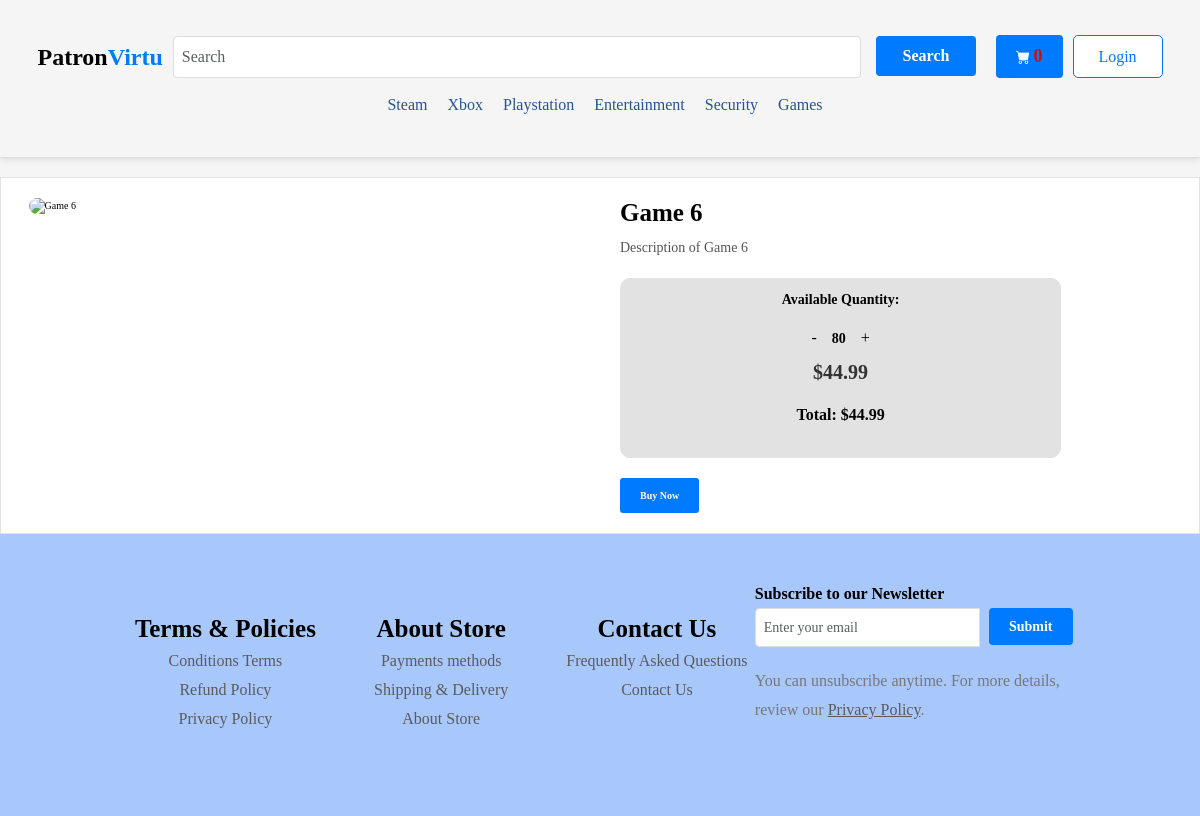
Page /products/productdetails.php?id=7 on the committed database.
### tables this page shows
CREATE TABLE `products` (
  `product_id` int(11) NOT NULL,
  `product_name` varchar(255) NOT NULL,
  `price` decimal(10,2) NOT NULL,
  `discount` decimal(10,2) DEFAULT NULL,
  `description` text DEFAULT NULL,
  `quantity` int(11) DEFAULT NULL,
  `category` varchar(50) DEFAULT NULL,
  `image` longblob DEFAULT NULL
);

### products/productDetails.php (the view, shortened to what this page needs)
<!DOCTYPE html>
<html lang="en">
<head>
    <link rel="stylesheet" href="https://cdn.jsdelivr.net/npm/bootstrap@5.3.0/dist/css/bootstrap.min.css">
    <link rel="stylesheet" href="https://cdnjs.cloudflare.com/ajax/libs/font-awesome/6.4.0/css/all.min.css">
    <link rel="stylesheet" href="newhome.css">
</head>
<body>
<?php
            include 'header.php';
        ?>
    <div class="product-details">
        <?php
        require_once 'connection.php';
        if (isset($_GET['id'])) {
            $product_id = $_GET['id'];
            $sql = "SELECT * FROM products WHERE product_id = '$product_id'";
            $result = $conn->query($sql);
            if ($result->num_rows > 0) {
                $row = $result->fetch_assoc();
                ?>
                <div class="container">
                    <div class="image">
                        <img src="<?php echo $row['image']; ?>" alt="<?php echo $row['product_name']; ?>">
                    </div>
                    <div class="caption">
                        <h1><?php echo $row['product_name']; ?></h1>
                        <div class="description"><?php echo $row['description']; ?></div>
                        <div class="quantity-container">
                            <div class="quantity-label">Available Quantity:</div>
                            <div class="quantity-buttons">
                                <button class="decrement" data-id="<?php echo $row['product_id']; ?>">-</button>
                                <div class="quantity-value"><?php echo $row['quantity']; ?></div>
                                <button class="increment" data-id="<?php echo $row['product_id']; ?>">+</button>
                            </div>
                            <div class="price">$<?php echo $row['price']; ?></div>
                        <div class="total-price">Total: $<span class="total-price-value"><?php echo $row['price']; ?></span></div>
                        </div>
                        <button class="buy-now-button" data-id="<?php echo $row['product_id']; ?>">Buy Now</button>
                    </div>
                </div>
                <?php
            } else {
                echo "<p class='text-center'>Product not found.</p>";
            }
        } else {
            echo "<p class='text-center'>Invalid product ID.</p>";
        }
        ?>
    </div>
    <?php    include 'footer.php'; ?>
</body>
</html>

### products/newhome.css (style rules this page uses)
* { padding: 0; margin: 0; box-sizing: border-box; font-family: Cambria, Cochin, Georgia, Times, 'Times New Roman', serif; color: black; }
body { background-color: #F5F5F5; }
html { font-size: 62.5%; }

### products/style.css (style rules this page uses)
* { padding: 0; margin: 0; box-sizing: border-box; font-family: Cambria, Cochin, Georgia, Times, 'Times New Roman', serif; color: black; }
html { font-size: 62.5%; }

### products/footer.css (style rules this page uses)
.container { max-width: 1200px; margin: 0 auto; }

### products/productDetails.php (style rules this page uses)
.container { display: flex; flex-direction: row; margin: 0 ; justify-content: space-between; }
.product-details { margin: 0 ; padding: 20px; background-color: #fff; border: 1px solid #e2e2e2; display: flex; }
.product-details .image { flex: 0 0 50%; }
.product-details .image img { width: 300px; border-radius: 10px; display: block; margin: 0 ; }
.product-details .caption { flex: 0 0 50%; padding-left: 20px; }
.product-details .caption h1 { font-size: 2.5rem; margin-left: 0px; font-weight: bolder; margin-bottom: 10px; }
.product-details .description { font-size: 1.4rem; line-height: 2rem; color: #555; margin-bottom: 20px; }
.product-details .quantity-container { width: 80%; height: 180px; margin-bottom: 20px; border: 1.5px solid #e2e2e2; border-radius: 10px; padding: 10px; display: inline-block; background-color: #e2e2e2; display: flex; flex-direction: column; justify-content: space-between; align-items: center }
.product-details .quantity-container .quantity-label { font-size: 1.4rem; font-weight: bold; margin-bottom: 10px; }
.product-details .quantity-container .quantity-buttons { display: flex; align-items: center; }
.product-details .quantity-container .quantity-buttons button { background-color: transparent; border: none; cursor: pointer; font-size: 1.6rem; margin: 0 5px; padding: 0; }
.product-details .quantity-container .quantity-value { font-size: 1.4rem; font-weight: bold; margin: 0 10px; }
.product-details .price { font-size: 2rem; font-weight: bold; margin-bottom: 10px; color: #333; }
.product-details .total-price { font-size: 1.6rem; font-weight: bold; margin-bottom: 20px; }
.product-details .buy-now-button { display: block; padding: 1em 2em; background-color: #007bff; color: #fff; font-weight: bold; cursor: pointer; border: none; border-radius: 3px; transition: background-color 0.3s ease; }

### rows in the picture
products: product_name "Game 6", description "Description of Game 6", quantity "80", price "44.99"

### other values in the picture
count($_SESSION['cart'] ?? []) "0"
